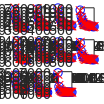

Reproduce this figure in MATLAB.
% START of section generated by exp6.R --->
%
r200 = [0.07, 0.08, 0.09, 0.10, 0.11, 0.12, 0.13, 0.14, 0.15, 0.16, 0.17, 0.18, 0.19, 0.20, 0.21];
r250 = [0.07, 0.08, 0.09, 0.10, 0.11, 0.12, 0.13, 0.14, 0.15, 0.16, 0.17, 0.18, 0.19, 0.20, 0.21];
r300 = [0.06, 0.07, 0.08, 0.09, 0.10, 0.11, 0.12, 0.13, 0.14, 0.15, 0.16, 0.17, 0.18, 0.19, 0.20];
r350 = [0.06, 0.07, 0.08, 0.09, 0.10, 0.11, 0.12, 0.13, 0.14, 0.15, 0.16, 0.17, 0.18, 0.19, 0.20];
r400 = [0.05, 0.06, 0.07, 0.08, 0.09, 0.10, 0.11, 0.12, 0.13, 0.14, 0.15, 0.16, 0.17, 0.18, 0.19];
r450 = [0.05, 0.06, 0.07, 0.08, 0.09, 0.10, 0.11, 0.12, 0.13, 0.14, 0.15, 0.16, 0.17, 0.18, 0.19];
r500 = [0.04, 0.05, 0.06, 0.07, 0.08, 0.09, 0.10, 0.11, 0.12, 0.13, 0.14, 0.15, 0.16, 0.17, 0.18];
r550 = [0.04, 0.05, 0.06, 0.07, 0.08, 0.09, 0.10, 0.11, 0.12, 0.13, 0.14, 0.15, 0.16, 0.17, 0.18];
r600 = [0.03, 0.04, 0.05, 0.06, 0.07, 0.08, 0.09, 0.10, 0.11, 0.12, 0.13, 0.14, 0.15, 0.16, 0.17];
r650 = [0.03, 0.04, 0.05, 0.06, 0.07, 0.08, 0.09, 0.10, 0.11, 0.12, 0.13, 0.14, 0.15, 0.16, 0.17];
r700 = [0.02, 0.03, 0.04, 0.05, 0.06, 0.07, 0.08, 0.09, 0.10, 0.11, 0.12, 0.13, 0.14, 0.15, 0.16];

lambda200 = [646.400232, 523.066650, 447.581035, 408.102119, 375.044092, 363.621299, 344.500484, 339.488821, 327.344084, 325.887023, 328.741221, 321.785747, 309.578571, 309.758055, 306.914781];
lambda250 = [687.923363, 581.109398, 506.581308, 488.280536, 460.405689, 458.037431, 439.149288, 431.630117, 419.590185, 404.661900, 406.350898, 394.701324, 391.110000, 390.078247, 390.862349];
lambda300 = [865.628491, 728.588423, 639.579533, 572.351969, 544.182981, 523.410771, 521.666851, 498.913734, 503.840667, 504.761993, 496.785509, 494.894469, 479.656764, 465.484938, 464.785951];
lambda350 = [929.390310, 769.523112, 701.443778, 638.872822, 603.359985, 602.226675, 599.480145, 582.807002, 571.800637, 560.351747, 560.177243, 561.328347, 550.378513, 541.098994, 552.473142];
lambda400 = [1258.046398, 964.900052, 830.418774, 742.004358, 677.025392, 671.735024, 669.368176, 670.651444, 667.278210, 663.278768, 648.432477, 630.437284, 625.868366, 617.501496, 616.232174];
lambda450 = [1323.195611, 1027.467841, 859.815732, 798.068979, 741.414074, 722.337164, 734.628038, 761.285805, 738.135250, 723.626281, 703.358891, 690.975613, 692.149934, 697.353953, 672.433895];
lambda500 = [1824.264020, 1340.593276, 1108.621913, 970.616783, 874.268032, 796.811238, 783.627313, 826.568499, 815.617978, 809.008378, 814.620458, 800.767263, 784.280522, 791.123023, 809.030135];
lambda550 = [1853.618510, 1418.438555, 1137.474311, 1014.326613, 935.271458, 871.565119, 871.548686, 905.044173, 897.111900, 903.072435, 877.103238, 886.322756, 873.655225, 855.476305, 848.082812];
lambda600 = [2988.331507, 1931.732423, 1423.920769, 1204.730539, 1098.144578, 1030.740273, 958.369671, 990.538912, 970.523945, 975.134456, 968.656325, 973.578922, 971.466516, 946.134743, 951.503754];
lambda650 = [3035.953013, 1969.654706, 1494.526843, 1264.975295, 1132.109339, 1069.185868, 1037.217766, 1032.500386, 1067.834358, 1056.246936, 1037.328063, 1040.368505, 1057.968254, 1042.168930, 1030.356314];
lambda700 = [6245.902074, 3076.925988, 1986.022973, 1552.989058, 1353.223217, 1247.357312, 1144.970009, 1133.236838, 1124.630715, 1112.990484, 1118.253164, 1104.879654, 1141.310585, 1126.441987, 1097.147325];

n_array = [200, 250, 300, 350, 400, 450, 500, 550, 600, 650, 700];

lambda007 = [646.400232, 687.923363, 728.588423, 769.523112, 830.418774, 859.815732, 970.616783, 1014.326613, 1098.144578, 1132.109339, 1247.357312];
lambda008 = [523.066650, 581.109398, 639.579533, 701.443778, 742.004358, 798.068979, 874.268032, 935.271458, 1030.740273, 1069.185868, 1144.970009];
lambda009 = [447.581035, 506.581308, 572.351969, 638.872822, 677.025392, 741.414074, 796.811238, 871.565119, 958.369671, 1037.217766, 1133.236838];
lambda010 = [408.102119, 488.280536, 544.182981, 603.359985, 671.735024, 722.337164, 783.627313, 871.548686, 990.538912, 1032.500386, 1124.630715];
lambda011 = [375.044092, 460.405689, 523.410771, 602.226675, 669.368176, 734.628038, 826.568499, 905.044173, 970.523945, 1067.834358, 1112.990484];
lambda012 = [363.621299, 458.037431, 521.666851, 599.480145, 670.651444, 761.285805, 815.617978, 897.111900, 975.134456, 1056.246936, 1118.253164];
lambda013 = [344.500484, 439.149288, 498.913734, 582.807002, 667.278210, 738.135250, 809.008378, 903.072435, 968.656325, 1037.328063, 1104.879654];
lambda014 = [339.488821, 431.630117, 503.840667, 571.800637, 663.278768, 723.626281, 814.620458, 877.103238, 973.578922, 1040.368505, 1141.310585];
lambda015 = [327.344084, 419.590185, 504.761993, 560.351747, 648.432477, 703.358891, 800.767263, 886.322756, 971.466516, 1057.968254, 1126.441987];
lambda016 = [325.887023, 404.661900, 496.785509, 560.177243, 630.437284, 690.975613, 784.280522, 873.655225, 946.134743, 1042.168930, 1097.147325];
%
% <-- END of section generated by exp6.R

x = [];
rpow = -3;
for i=1:size(r200, 2), x = [x, 200*r200(i)^rpow]; end
for i=1:size(r250, 2), x = [x, 250*r250(i)^rpow]; end
for i=1:size(r300, 2), x = [x, 300*r300(i)^rpow]; end
for i=1:size(r350, 2), x = [x, 350*r350(i)^rpow]; end
for i=1:size(r400, 2), x = [x, 400*r400(i)^rpow]; end
for i=1:size(r450, 2), x = [x, 450*r450(i)^rpow]; end
for i=1:size(r500, 2), x = [x, 500*r500(i)^rpow]; end
for i=1:size(r550, 2), x = [x, 550*r550(i)^rpow]; end
for i=1:size(r600, 2), x = [x, 600*r600(i)^rpow]; end
for i=1:size(r650, 2), x = [x, 650*r650(i)^rpow]; end
for i=1:size(r700, 2), x = [x, 700*r700(i)^rpow]; end

y = [lambda200, lambda250, lambda300, lambda350, lambda400, lambda450, lambda500, lambda550, lambda600, lambda650, lambda700];

% As both plots show, y cannot be a linear function of either n/r^2 or n/r^3

% When n is fixed, lambda can be modelled as a*r^q+t (trust-region robust),
% where q can be estimated to be, i.e. -3:
fprintf('Estimated q = %f\n', mean([-3.339, -2.923, -3.03, -3.271, -3.495, -3.794, -3.039, -3.098, -2.745, -2.84, -2.431]));
%fprintf('Estimated a = %f\n', mean([0.04837, 0.6896, 0.08003, 0.03819, 0.01983, 0.00738, 0.06065, 0.002199, 0.022, 0.01051, 0.09763]));

% So we can assume t is a function of n
% Found t seems to be a linear function of n, i.e., t = b*n + c (trust-region robust),
% where b = 1.607 and c = -22.28
t_array = [302.4, 365.3, 466.2, 544.6, 623.9, 694.2, 771.1, 865.7, 945.6, 1023, 1073];

% Try to estimate a, b and c again by fitting lambda = a*r^-3 + b*n + c (non-robust because robust doesn't work)
% Got a = a1*n + a2, where a1 = -0.000128, a2 = 0.1335 (robust: a1 = -0.0001224, a2 = 0.1304)
a_array = [0.1179, 0.1027, 0.08707, 0.0826, 0.0789, 0.07787, 0.06834, 0.06561, 0.05656, 0.05567, 0.0419];

% At this stage, we have lambda = (a1*n + a2)*r^-3 + b*n + c (L-M robust)
% We want to re-estimate b and c by fitting the above equation (where a1 and a2 are known)
b = mean([1.499, 1.542, 1.534, 1.525, 1.512, 1.503, 1.535, 1.541, 1.564, 1.565, 1.572]);
fprintf('Estimated b = %f\n', b);
c = mean([0.176, 0.1755, 0.175, 0.1747, 0.1744, 0.1742, 0.1741, 0.1739, 0.1739, 0.1738, 0.1737]);
fprintf('Estimated c = %f\n', c); 

% So lambda = (a1*n + a2)*r^-3 + b*n + c
a1 = -0.0001224;
a2 = 0.1304;
%b = 1.5; (above)
%c = 0.174; (above)
clf;
set(gcf, 'PaperPosition', [1, 1, 1, 1]);

n = 200;
r = r200(1):0.01:r200(size(r200,2));
subplot(3,4,1);
plot(r, (a1*n + a2)*r.^-3 + b*n + c, 'bo-', r200, lambda200, 'rx--')

n = 250;
r = r250(1):0.01:r250(size(r250,2));
subplot(3,4,2);
plot(r, (a1*n + a2)*r.^-3 + b*n + c, 'bo-', r250, lambda250, 'rx--')

n = 300;
r = r300(1):0.01:r300(size(r300,2));
subplot(3,4,3);
plot(r, (a1*n + a2)*r.^-3 + b*n + c, 'bo-', r300, lambda300, 'rx--')

n = 350;
r = r350(1):0.01:r350(size(r350,2));
subplot(3,4,4);
plot(r, (a1*n + a2)*r.^-3 + b*n + c, 'bo-', r350, lambda350, 'rx--')

n = 400;
r = r400(1):0.01:r400(size(r400,2));
subplot(3,4,5);
plot(r, (a1*n + a2)*r.^-3 + b*n + c, 'bo-', r400, lambda400, 'rx--')

n = 450;
r = r450(1):0.01:r450(size(r450,2));
subplot(3,4,6);
plot(r, (a1*n + a2)*r.^-3 + b*n + c, 'bo-', r450, lambda450, 'rx--')

n = 500;
r = r500(1):0.01:r500(size(r500,2));
subplot(3,4,7);
plot(r, (a1*n + a2)*r.^-3 + b*n + c, 'bo-', r500, lambda500, 'rx--')

n = 550;
r = r550(1):0.01:r550(size(r550,2));
subplot(3,4,8);
plot(r, (a1*n + a2)*r.^-3 + b*n + c, 'bo-', r550, lambda550, 'rx--')

n = 600;
r = r600(1):0.01:r600(size(r600,2));
subplot(3,4,9);
plot(r, (a1*n + a2)*r.^-3 + b*n + c, 'bo-', r600, lambda600, 'rx--')

n = 650;
r = r650(1):0.01:r650(size(r650,2));
subplot(3,4,10);
plot(r, (a1*n + a2)*r.^-3 + b*n + c, 'bo-', r650, lambda650, 'rx--')

n = 700;
r = r700(1):0.01:r700(size(r700,2));
subplot(3,4,11);
plot(r, (a1*n + a2)*r.^-3 + b*n + c, 'bo-', r700, lambda700, 'rx--')

